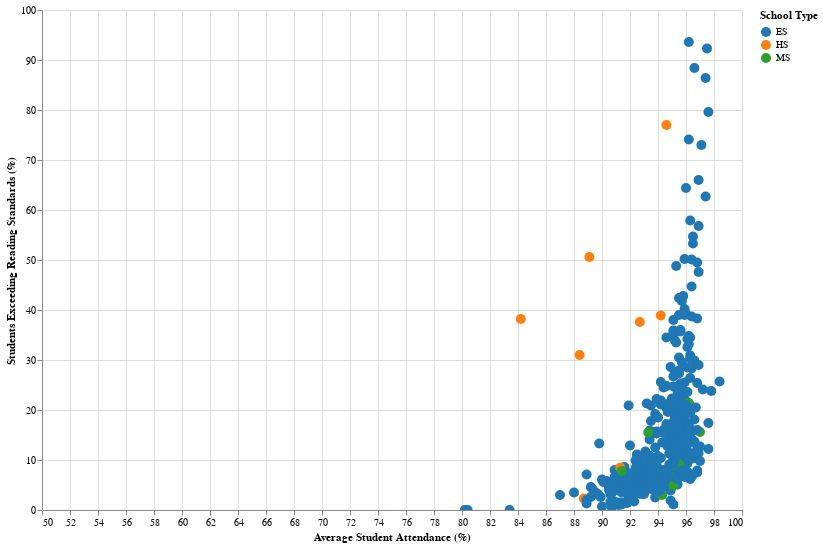

The notebook cell saved with this chart:
### Markdown cell above
## Explore Attendance & Reading Success

### Code cell
# Central Interactive Visualization: Attendance vs. Reading Scores.
selection = alt.selection_point(fields = ["Name of School"])
scatter = alt.Chart(df_clean).mark_circle(size = 100).encode(
    x = alt.X("Average Student Attendance:Q", title = "Average Student Attendance (%)", scale = alt.Scale(domain = [50, 100])),
    y = alt.Y("ISAT Exceeding Reading % :Q", title = "Students Exceeding Reading Standards (%)", scale = alt.Scale(domain = [0, 100])),
    tooltip = ["Name of School", "Average Student Attendance", "ISAT Exceeding Reading % ", "Safety Score"],
    color = alt.Color("Elementary, Middle, or High School:N", title = "School Type", scale = alt.Scale(scheme = "category10")),
    opacity = alt.condition(selection, alt.value(1), alt.value(0.3))
).properties(
    width = 700,
    height = 500
).add_params(selection).interactive()

# Save to JSON.
scatter.save("../assets/json/scatter_chart.json")
scatter

### Figure 1 — Vega-Lite specification as saved in the notebook (floating-point values rounded to 4 significant figures; data arrays with more than 128 entries replaced by an {"elided": "..."} marker saying what was removed)
{"config": {"view": {"continuousWidth": 300, "continuousHeight": 300}}, "data": {"name": "data-8d9c6da0d98ecefd9f427f692249ae09"}, "mark": {"type": "circle", "size": 100}, "encoding": {"color": {"field": "Elementary, Middle, or High School", "scale": {"scheme": "category10"}, "title": "School Type", "type": "nominal"}, "opacity": {"condition": {"param": "param_1", "value": 1}, "value": 0.3}, "tooltip": [{"field": "Name of School", "type": "nominal"}, {"field": "Average Student Attendance", "type": "quantitative"}, {"field": "ISAT Exceeding Reading % ", "type": "quantitative"}, {"field": "Safety Score", "type": "quantitative"}], "x": {"field": "Average Student Attendance", "scale": {"domain": [50, 100]}, "title": "Average Student Attendance (%)", "type": "quantitative"}, "y": {"field": "ISAT Exceeding Reading % ", "scale": {"domain": [0, 100]}, "title": "Students Exceeding Reading Standards (%)", "type": "quantitative"}}, "height": 500, "params": [{"name": "param_1", "select": {"type": "point", "fields": ["Name of School"]}}, {"name": "param_2", "select": {"type": "interval", "encodings": ["x", "y"]}, "bind": "scales"}], "width": 700, "$schema": "https://vega.github.io/schema/vega-lite/v5.20.1.json", "datasets": {"data-8d9c6da0d98ecefd9f427f692249ae09": {"elided": "436 records"}}}
